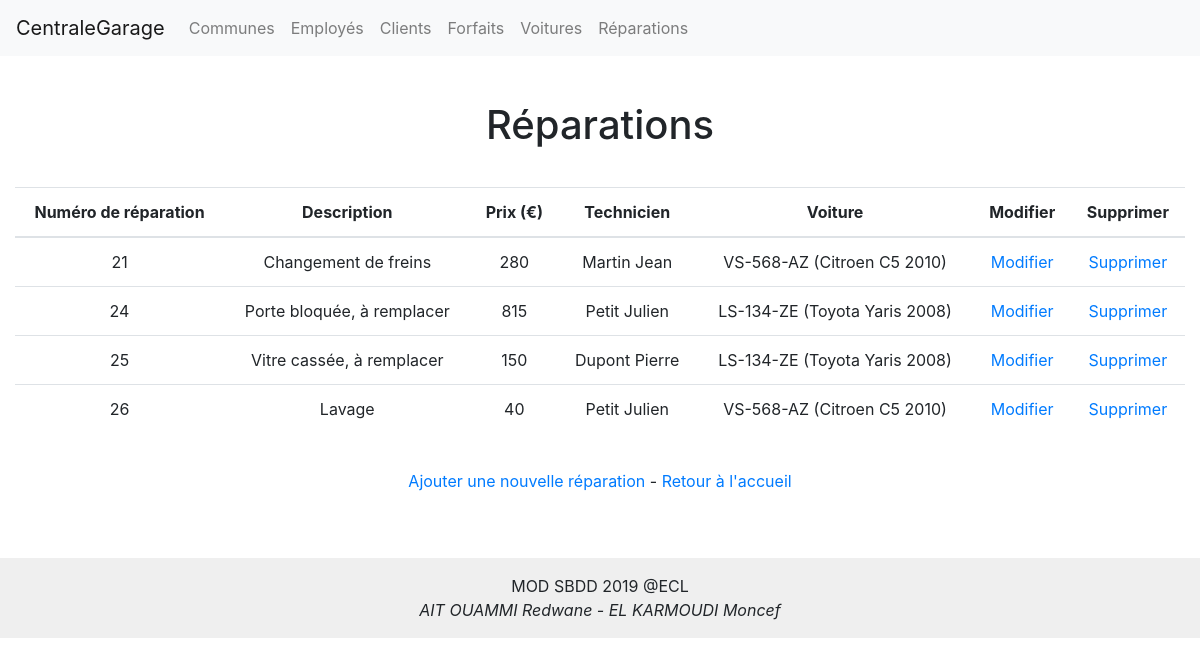
/index.php?entity=reparation, run on the app's committed database.
### tables this page shows
CREATE TABLE `reparation` (
  `idreparation` int(11) NOT NULL,
  `description` varchar(255) NOT NULL,
  `prix` int(11) NOT NULL,
  `technicien` int(11) NOT NULL,
  `voiture` int(11) NOT NULL
);

CREATE TABLE `employe` (
  `idemploye` int(11) NOT NULL,
  `nom` varchar(45) NOT NULL,
  `prenom` varchar(45) NOT NULL,
  `nbreparations` int(11) NOT NULL DEFAULT '0'
);

CREATE TABLE `voiture` (
  `idvoiture` int(11) NOT NULL,
  `immatriculation` varchar(20) NOT NULL,
  `marque` varchar(45) NOT NULL,
  `type` varchar(45) NOT NULL,
  `annee` int(11) NOT NULL,
  `kilometres` int(11) NOT NULL,
  `datearrivee` datetime NOT NULL DEFAULT CURRENT_TIMESTAMP,
  `proprietaire` int(11) NOT NULL
);

### controller/controllerReparation.php (called while the page is built, shortened)
<?php
function listReparations()
{
    $reparations = getReparations();
    require('view/reparation/listReparationsView.php');
}
?>

### model/modelReparation.php (called while the page is built, shortened)
<?php
function getReparations()
{
    $db = dbConnect();
    $req = $db->query('SELECT r.idreparation AS idreparation, r.description AS description, r.prix AS prix,
    r.technicien AS technicien, r.voiture AS voiture, e.nom AS nomtechnicien, e.prenom AS prenomtechnicien,
    v.immatriculation AS immatriculation, v.marque AS marque, v.type AS type, v.annee AS annee
    FROM reparation r INNER JOIN employe e ON r.technicien = e.idemploye
    INNER JOIN voiture v ON r.voiture = v.idvoiture');
    return $req;
}
?>

### view/reparation/listReparationsView.php (the view, shortened to what this page needs)
<?php require('view/header.php'); ?>
<h1>Réparations</h1>
<section>
	<table class="table">
		<thead>
			<tr>
				<th>Numéro de réparation</th>
				<th>Description</th>
				<th>Prix (€)</th>
				<th>Technicien</th>
				<th>Voiture</th>
				<th>Modifier</th>
				<th>Supprimer</th>
			</tr>
		</thead>
		<?php
		while ($reparation = $reparations->fetch())
		{
		?>
			<tr>
				<td><?php echo $reparation['idreparation']; ?></td>
				<td><?php echo htmlspecialchars($reparation['description']); ?></td>
				<td><?php echo $reparation['prix']; ?></td>
				<td><?php echo htmlspecialchars($reparation['nomtechnicien']) . ' ' . htmlspecialchars($reparation['prenomtechnicien']); ?></td>
				<td><?php echo htmlspecialchars($reparation['immatriculation']) . ' (' . htmlspecialchars($reparation['marque']) . ' ' . htmlspecialchars($reparation['type']) . ' ' . $reparation['annee'] . ')'; ?></td>
				<td><a href="index.php?entity=reparation&amp;action=updateReparationForm&amp;id=<?php echo $reparation['idreparation']; ?>">Modifier</a></td>
				<td><a href="index.php?entity=reparation&amp;action=deleteReparation&amp;id=<?php echo $reparation['idreparation']; ?>" onclick="return confirm('Etes-vous sûr ?');">Supprimer</a></td>
			</tr>
		<?php
		}
		?>
	</table>
	<div style="padding: 20px">
		<a href="index.php?entity=reparation&amp;action=createReparationForm">Ajouter une nouvelle réparation</a>
		<span> - </span>
		<a href="index.php">Retour à l'accueil</a>
	</div>
</section>
<?php require('view/footer.php'); ?>

### public/style.css (style rules this page uses)
body { text-align: center; }
table { margin: 0px auto; }
h1, h2 { padding: 15px; }
section { padding: 15px; }

### data on the page
reparation: idreparation "21", description "Changement de freins", prix "280", technicien.nom "Martin", technicien.prenom "Jean", voiture.immatriculation "VS-568-AZ", voiture.marque "Citroen", voiture.type "C5", voiture.annee "2010"
reparation: idreparation "24", description "Porte bloquée, à remplacer", prix "815", technicien.nom "Petit", technicien.prenom "Julien", voiture.immatriculation "LS-134-ZE", voiture.marque "Toyota", voiture.type "Yaris", voiture.annee "2008"
reparation: idreparation "25", description "Vitre cassée, à remplacer", prix "150", technicien.nom "Dupont", technicien.prenom "Pierre", voiture.immatriculation "LS-134-ZE", voiture.marque "Toyota", voiture.type "Yaris", voiture.annee "2008"
reparation: idreparation "26", description "Lavage", prix "40", technicien.nom "Petit", technicien.prenom "Julien", voiture.immatriculation "VS-568-AZ", voiture.marque "Citroen", voiture.type "C5", voiture.annee "2010"
